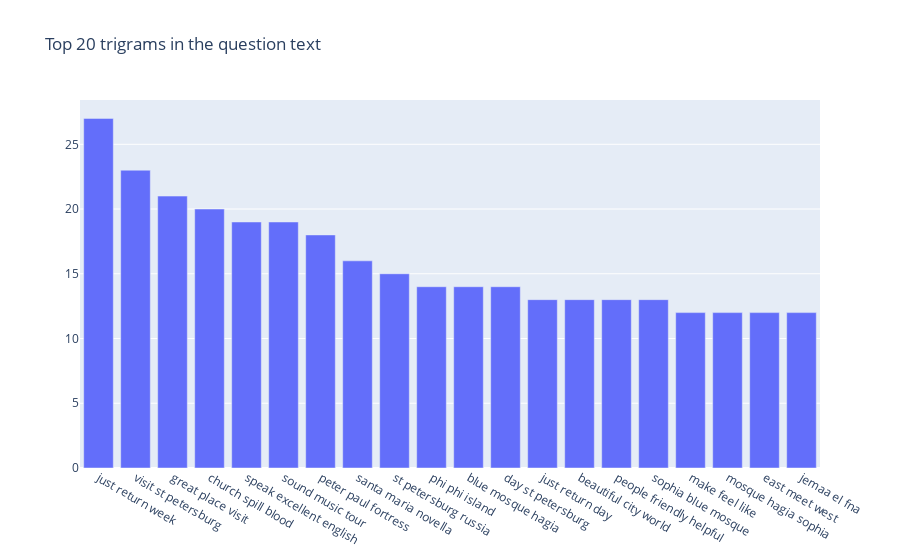

Notebook code cell kept with this figure:
### Code cell
def get_top_n_trigram(corpus, n=None):
    vec = CountVectorizer(ngram_range=(3, 3), stop_words='english').fit(corpus)
    bag_of_words = vec.transform(corpus)
    sum_words = bag_of_words.sum(axis=0) 
    words_freq = [(word, sum_words[0, idx]) for word, idx in vec.vocabulary_.items()]
    words_freq =sorted(words_freq, key = lambda x: x[1], reverse=True)
    return words_freq[:n]
common_words = get_top_n_trigram(df_clean['question_lemmatize_clean'], 20)
df4 = pd.DataFrame(common_words, columns = ['trigram' , 'count'])

fig = go.Figure([go.Bar(x=df4['trigram'], y=df4['count'])])
fig.update_layout(title=go.layout.Title(text="Top 20 trigrams in the question text"))
fig.show()

### Figure 1 — Plotly figure (JSON) as saved in the notebook; plotly's stock layout.template omitted (floating-point values rounded to 4 significant figures)
{"data": [{"type": "bar", "x": ["just return week", "visit st petersburg", "great place visit", "church spill blood", "speak excellent english", "sound music tour", "peter paul fortress", "santa maria novella", "st petersburg russia", "phi phi island", "blue mosque hagia", "day st petersburg", "just return day", "beautiful city world", "people friendly helpful", "sophia blue mosque", "make feel like", "mosque hagia sophia", "east meet west", "jemaa el fna"], "y": [27, 23, 21, 20, 19, 19, 18, 16, 15, 14, 14, 14, 13, 13, 13, 13, 12, 12, 12, 12]}], "layout": {"title": {"text": "Top 20 trigrams in the question text"}}}
